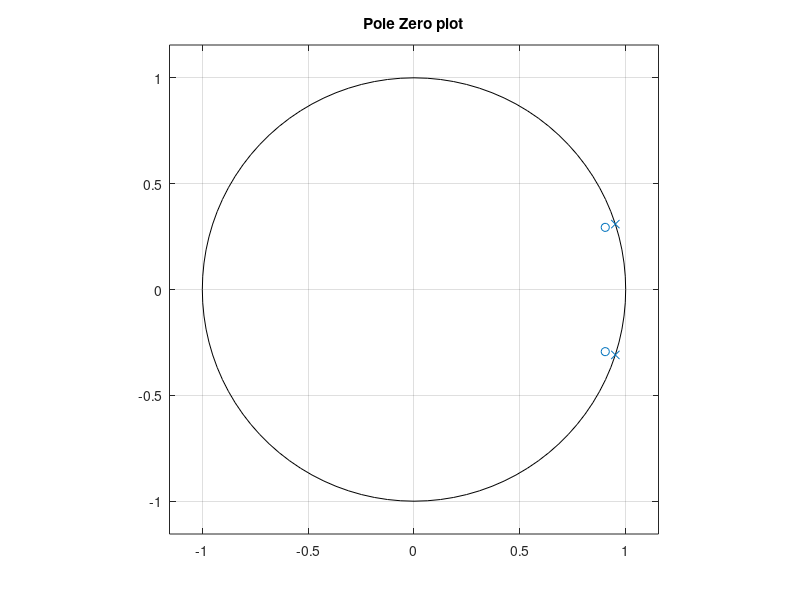
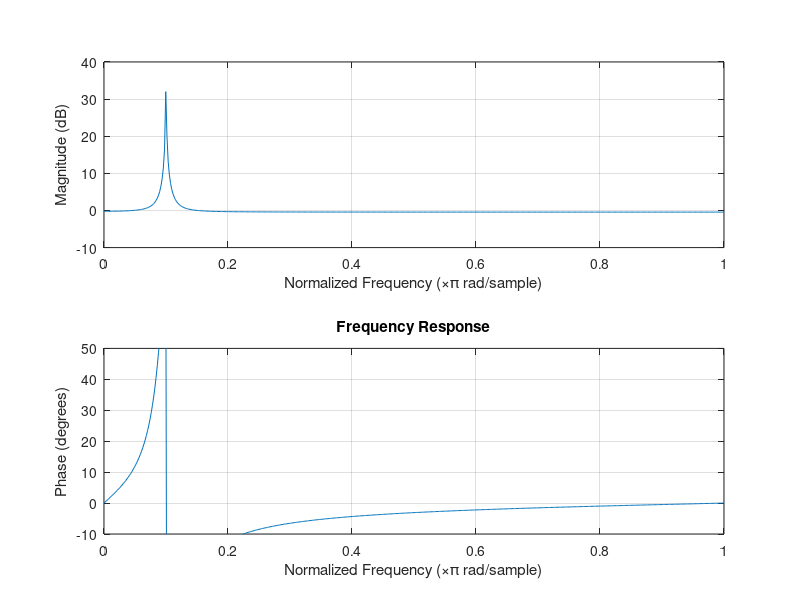
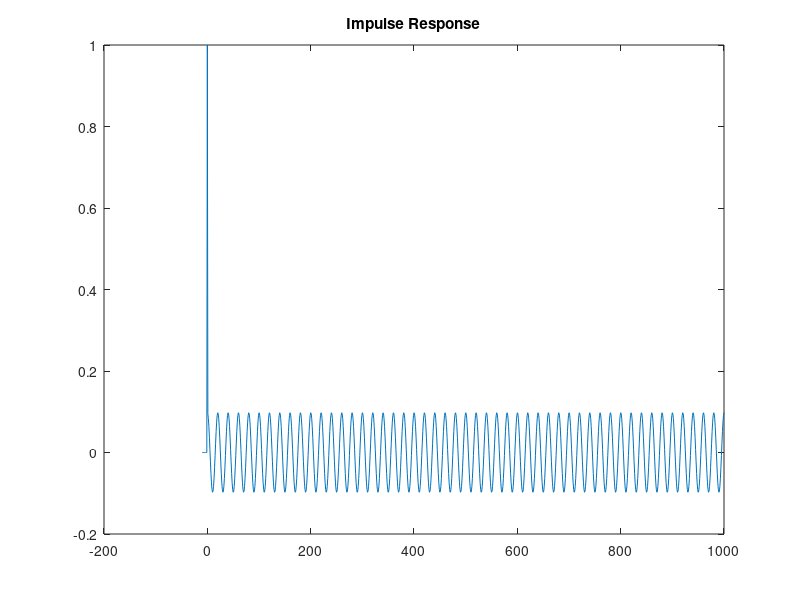

MATLAB code for these plots, in order:
clear
close all

n = -10:1000
d = (n==0)
%% Peak Filter Exercise
r =0.95
k = (1 -2*cos(pi*0.1)+1)/(1 -2*r*cos(pi*0.1)+r^2)
b = [1 -2*r*cos(pi*0.1) r^2]
a = [1 -2*cos(pi*0.1) 1]
figure(1)
zplane(b,a)
title('Pole Zero plot')
figure(2)
freqz(b,a)
title('Frequency Response')
ylim([-10 50])
figure(3)
impulse_resp = filter(b,a,d)
plot(n,impulse_resp)
title('Impulse Response')